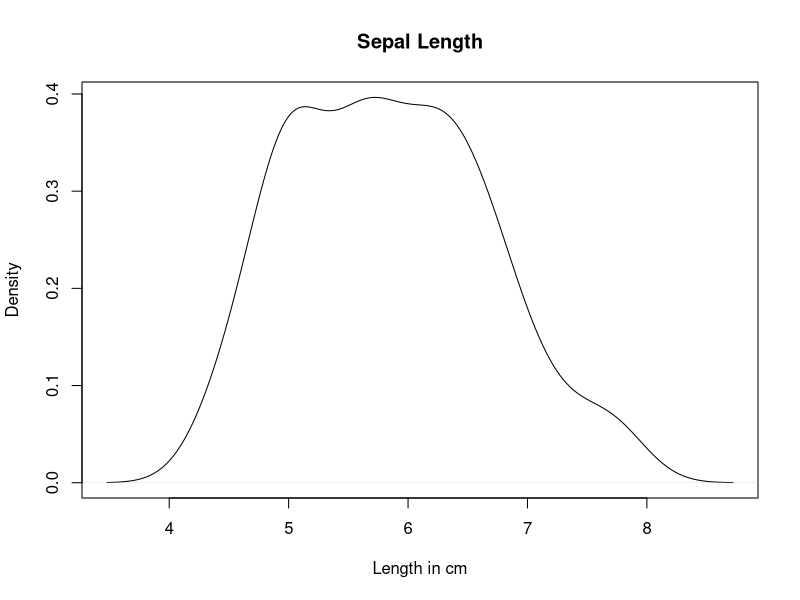

Reproduce this figure in R.
## ---- chunk 1
density(iris$Sepal.Length)
## ---- chunk 2
y <- density(iris$Sepal.Length)
## ---- chunk 3
class(y)
## ---- chunk 4
typeof(y)
## ---- chunk 5
str(y)
## ---- chunk 6
#| echo: false
plot(y, main="Sepal Length", 
     xlab="Length in cm")
